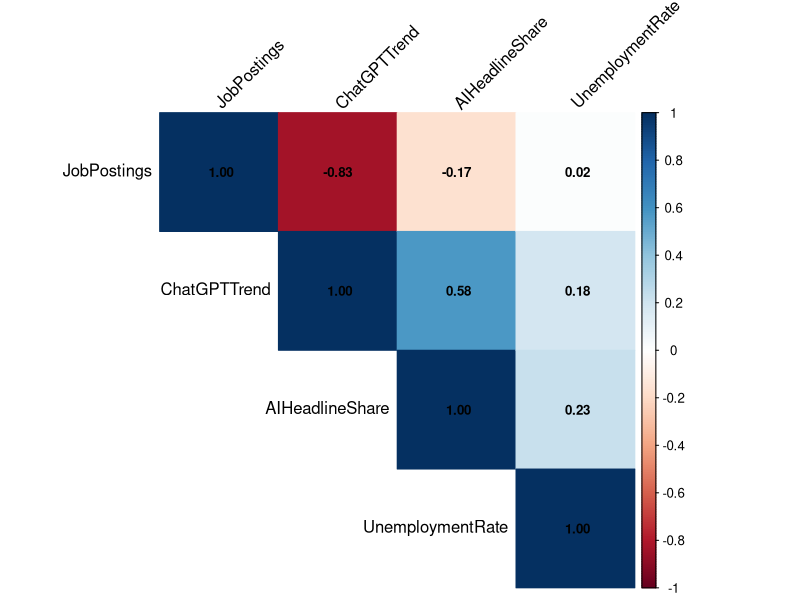
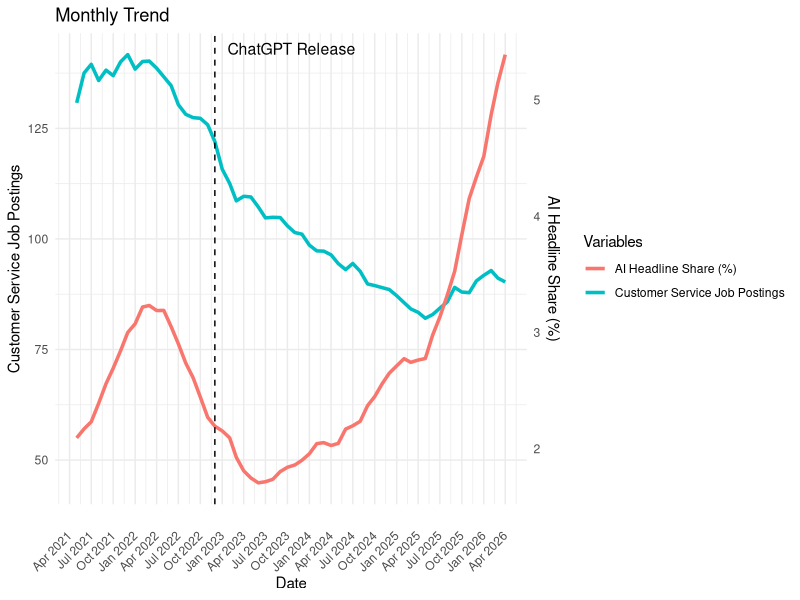

These charts were generated, in order, by the following R code:
#Final Version of our R script
#Everything will be consolidated in here with documentation

#install packages ----
install.packages("readr")
install.packages("readxl")
install.packages("dplyr")
install.packages("lubridate")
install.packages("ggplot2")
install.packages("writexl")
install.packages("psych")
install.packages("corrplot")
install.packages("stargazer")
install.packages("sandwich")
install.packages("lmtest")
install.packages("car")




#libraries ----
library(readr)
library(readxl)
library(dplyr)
library(lubridate)
library(ggplot2)
library(writexl)
library(psych)
library(corrplot)
library(lmtest)
library(sandwich)
library(car)


#Import Data ----
df <- read.csv("data files/final_data.csv")
df <- df %>%
  mutate(Month = mdy(Month))

#Script ----

  #Scaling for AI vs CS job graph
scale_factor = max(df$JobPostings, na.rm = TRUE) / max(df$AIHeadlineShare, na.rm = TRUE)


  #Min Max Std Dev
summary(df)
sd(df$UnemploymentRate)





#Correlation Matrix ----
corr_df <- df %>%
  select(
    JobPostings,
    ChatGPTTrend,
    AIHeadlineShare,
    UnemploymentRate
  )

corr_df <- na.omit(corr_df)

corr_matrix <- cor(corr_df, method = "pearson")
#print(corr_matrix)

corrplot(
  corr_matrix,
  method = "color",
  type = "upper",
  addCoef.col = "black",
  number.cex = 0.8,
  tl.col = "black",
  tl.srt = 45,
  diag = TRUE
  # Will change color once theme is agreed upon
)

#AI vs Customer Service Jobs Line Graphs ----

ggplot() +
  geom_line(
    data = df,
    aes(x = Month, y = JobPostings, color = "Customer Service Job Postings"),
    linewidth = 1.2
  ) +
  geom_line(
    data = df,
    aes(
      x = Month,
      y = AIHeadlineShare * scale_factor,
      color = "AI Headline Share (%)"
    ),
    linewidth = 1.2
  ) +
  geom_vline(
    xintercept = as.Date("2022-12-1"),
    linetype = "dashed",
    color = "black"
  ) +
  scale_x_date(
    date_breaks = "3 months", date_labels = "%b %Y"
    ) +
  scale_y_continuous(
    name = "Customer Service Job Postings",
    sec.axis = sec_axis(
      ~ . / scale_factor,
      name = "AI Headline Share (%)"
    )
  ) +
  labs(
    x = "Date",
    title = "Monthly Trend",
    color = "Variables"
  ) +
  annotate(
    "text",
    color = "black",
    x = as.Date("2022-11-30"),
    y = max(df$JobPostings, na.rm = TRUE),
    label = "ChatGPT Release",
    angle = 0,
    vjust = 0,
    hjust = -0.1,
    size = 4
  ) +
  theme_minimal() +
  theme(
    axis.text.x = element_text(angle = 45, hjust = 1, vjust = 0.5),
    axis.title.x = element_text(margin = margin(t = 15))
    # Will change color once theme is agreed upon
  )


#Scatter Plots ----


#Linear Regression ----


#Etc Etc ----
